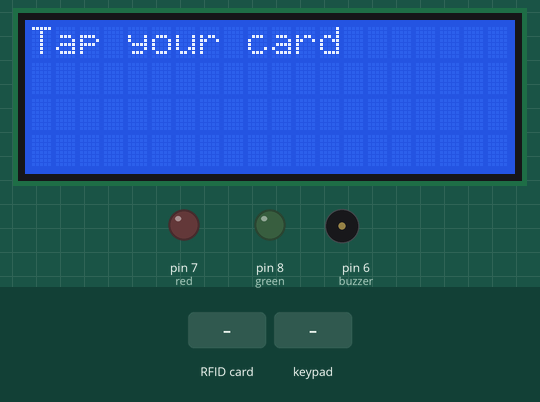
This sketch was run on a simulated Arduino Uno, built with avr-gcc and run on an emulated ATmega328P. Shown: 20×4 character LCD, output pins drawn as LEDs (lit = HIGH), buzzer (waves = sounding, pin HIGH). The test bench sets the inputs (shaded band). Pins used as bus, display or sensor lines are not drawn; what the sketch prints to the serial monitor is not drawn.

Above: at 4.3 s.
4.4 s: RFID card 5E 7A 19 C4 held to the reader
At 5.7 s:
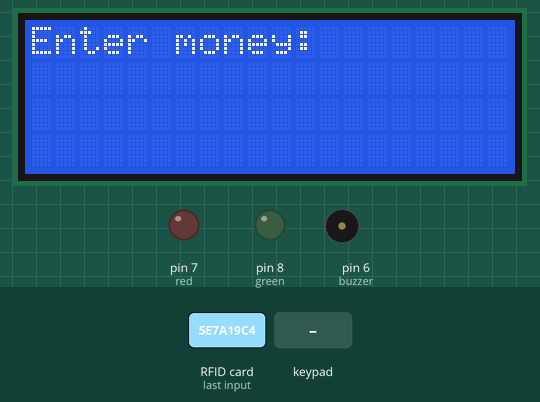
6.3 s: keypad keys 2 3 4 # pressed 0.786 s apart
At 10.2 s:
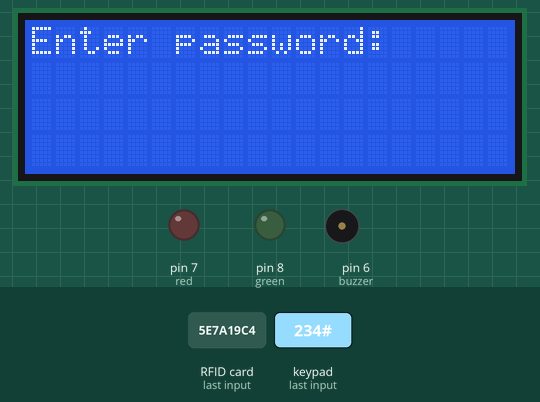
10.9 s: keypad keys 1 3 9 # pressed 0.786 s apart
At 13.7 s:
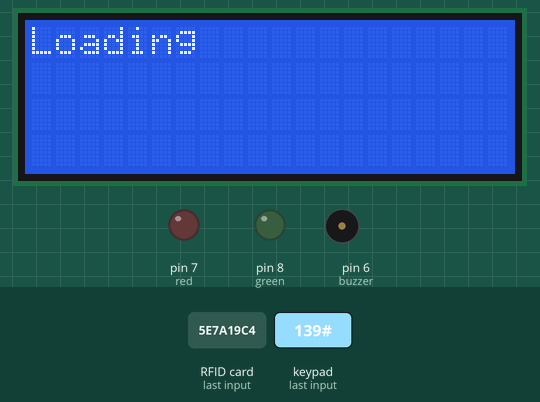
Timing chart, 0 to 15.2 s (numbered marks = the images above; inputs shaded):
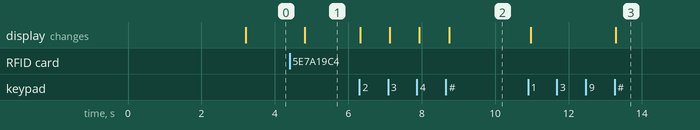

The sketch:

fullcodes.ino
```cpp
#include <ArduinoJson.h>
#include <SPI.h>
#include <MFRC522.h>
#include <Wire.h>
#include <Keypad.h>
#include <LiquidCrystal_I2C.h>
#define SS_PIN 10
#define RST_PIN 9
MFRC522 mfrc522(SS_PIN, RST_PIN);   // Create MFRC522 instance.
LiquidCrystal_I2C lcd(0x27,20,4);  // set the LCD address to 0x27 for a 16 chars and 2 line display

#define red 7
#define green 8
#define buzzer 6

const byte ROWS = 4; //four rows
const byte COLS = 4; //four columns
//define the cymbols on the buttons of the keypads
char newNum[12]="",money[12]="",pass[12]="";
//define the cymbols on the buttons of the keypads
char keys[ROWS][COLS] = {

    {'1','2','3'},

    {'4','5','6'},

    {'7','8','9'},

    {'*','0','#'}

};

byte rowPins[ROWS] = {A0,A1,A2,A3}; //connect to the row pinouts of the keypad
byte colPins[COLS] = {2,3,4}; //connect to the column pinouts of the keypad

Keypad keypad = Keypad(makeKeymap(keys), rowPins, colPins, ROWS, COLS);

int cstatus=0,balance=0;
String card;
void setup()
{
  lcd.init();
  lcd.init();
  lcd.backlight();
  SPI.begin();
  Serial.begin(115200);   // Initiate a serial communication
  SPI.begin();      // Initiate  SPI bus
  mfrc522.PCD_Init();   // Initiate MFRC522
  pinMode(red , OUTPUT);
  pinMode(green , OUTPUT);
  pinMode(buzzer , OUTPUT);
  lcd.clear();
  lcd.setCursor(0,0);
  lcd.print("SPS");
  lcd.setCursor(0,1);
  lcd.print("Student card");
  delay(3000);
}

void loop()
{
  readcard();
}


void(* resetFunc) (void) = 0;

void readcard(){
  // Look for new cards
  int i=0,j=0,m=0,x=0,s=0,money=0;
  lcd.clear();
  lcd.setCursor(0, 0);
  lcd.print("Tap your card");
  delay(500);
  if ( ! mfrc522.PICC_IsNewCardPresent())
  {
    readcard();
    //return;
  }
  // Select one of the cards
  if ( ! mfrc522.PICC_ReadCardSerial())
  {
    readcard();
    //return;
  }
  String content= "";
  byte letter;
  for (byte i = 0; i < mfrc522.uid.size; i++)
  {
     content.concat(String(mfrc522.uid.uidByte[i] < 0x10 ? " 0" : " "));
     content.concat(String(mfrc522.uid.uidByte[i], HEX));
  }
  content.toUpperCase();
  card=content.substring(1);
  entermoney();
  delay(100);
  }
void entermoney(){
  int j=0,k=0;
  lcd.clear();
  lcd.setCursor(0, 0);
  lcd.print("Enter money: ");
  for( int d=2; d>1;d++){
    int key = keypad.getKey();
    if (key!=NO_KEY && key!='#' && key!='*'){
        money[j] = key;
        money[j+1]='\0';
        j++;
        lcd.setCursor(0, 1);
        lcd.print(money);
    }
    if (key=='#'&& j>0)
    {
      enterpass();
    }
    delay(100);
    }
  }
void enterpass(){
  int j=0,k=0;
  lcd.clear();
  lcd.setCursor(0,0);
  lcd.print("Enter password:");
  for( int d=2; d>1;d++){
    int key = keypad.getKey();
    if (key!=NO_KEY && key!='#' && key!='*'){
        pass[j] = key;
        pass[j+1]='\0';
        j++;
        lcd.setCursor(0,1);
        lcd.print("*");
    }
    if (key=='#'&& j>0)
    {
    j=0;
    lcd.clear();
    lcd.setCursor(0,0);
    lcd.print("Loading");
    Serial.println((String)"?card='"+card+"'&money="+money+"'&pass="+pass);
    while(k==0){
      if (Serial.available() > 0) {
        //kwakira data zivuye kuri node mcu na server
      DynamicJsonBuffer jsonBuffer;
      JsonObject& root = jsonBuffer.parseObject(Serial.readStringUntil('\n'));
      if (root["cstatus"]) {
        cstatus=root["cstatus"];
      if(cstatus==1){
        balance=root["balance"];
        sussc();
      }
      if(cstatus==2){
        lowbalance();
      }
      if(cstatus==3){
        inpass();
      }

      }
      }
      }
    }
    delay(100);
    }
  }
void lowbalance(){
  lcd.clear();
  lcd.setCursor(0, 0);
  lcd.print("Insufficient funds");
  digitalWrite(red,HIGH);
  tone(buzzer,
  1000, 1000);
  delay(3000);
  digitalWrite(red,LOW);
  resetFunc();
}
void inpass() {
  lcd.clear();
  lcd.setCursor(0, 0);
  lcd.print("Incorect password");
  digitalWrite(red,HIGH);
  tone(buzzer, 700, 1000);
  delay(3000);
  digitalWrite(red,LOW);
  resetFunc();
}
void sussc(){
  lcd.clear();
  lcd.setCursor(0, 0);
  lcd.print("Thank you");
  lcd.setCursor(0, 1);
  lcd.print("Balance:");
  lcd.print(balance);
  digitalWrite(green,HIGH);
  tone(buzzer, 500, 1000);
  delay(3000);
  digitalWrite(green,LOW);
  resetFunc();
  }
```

Measured:
- after the input at 4.4 s, the display: changes after 0.41 s (image 1)
- after the input at 6.3 s, the display: first changes at once (image 2 shows a later state)
- after the input at 10.9 s, the display: first changes after 0.07 s (image 3 shows a later state)
